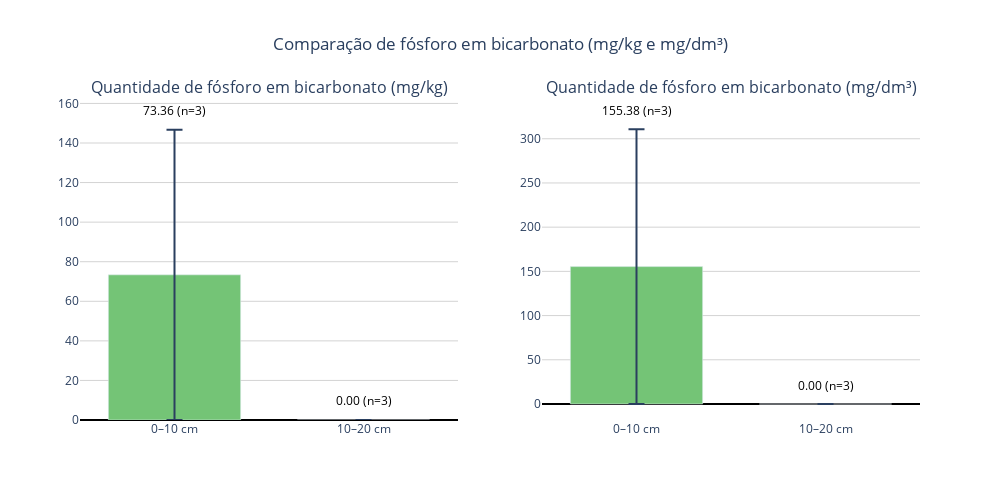

Source (notebook cell):
### Code cell
import numpy as np
import plotly.graph_objects as go
from plotly.subplots import make_subplots

# Função para limpar valores negativos (não mensuráveis)
def limpar(valores):
    arr = np.array(valores, dtype=float)
    arr[arr <= 0] = 0
    return arr

# --- Dados mg/kg ---
pi_0_10_mgkg = limpar([R1_0_10_bicarbonato, R2_0_10_bicarbonato, P2_0_10_bicarbonato])
pi_10_20_mgkg = limpar([R1_10_20_bicarbonato, R2_10_20_bicarbonato, P2_10_20_bicarbonato])

# --- Dados mg/dm³ ---
pi_0_10_mgdm3 = limpar([p_R1010, p_R2010, p_P2010])

pi_10_20_mgdm3 = limpar([p_R11020, p_R21020, p_P21020])

# --- Estatísticas ---
def calcular_estatisticas(dados):
    mean = np.nanmean(dados)
    std = np.nanstd(dados, ddof=1)
    n = np.sum(~np.isnan(dados))
    sem = std / np.sqrt(n) if n > 0 else np.nan
    return mean, sem, n

means_mgkg, sems_mgkg, ns_mgkg = zip(*[calcular_estatisticas(pi_0_10_mgkg),
                                       calcular_estatisticas(pi_10_20_mgkg)])
means_mgdm3, sems_mgdm3, ns_mgdm3 = zip(*[calcular_estatisticas(pi_0_10_mgdm3),
                                          calcular_estatisticas(pi_10_20_mgdm3)])

# Labels e cores
labels = ['0–10 cm', '10–20 cm']
colors = ['#74c476', '#a1d99b']

# --- Criar subplots lado a lado ---
fig = make_subplots(rows=1, cols=2, subplot_titles=[
    'Quantidade de fósforo em bicarbonato (mg/kg)',
    'Quantidade de fósforo em bicarbonato (mg/dm³)'
])

# --- Função auxiliar para adicionar texto acima da barra + erro ---
def criar_textos(means, sems, ns):
    textos = []
    y_pos = []
    max_val = max([m + s for m, s in zip(means, sems) if not np.isnan(m)])
    for m, s, n in zip(means, sems, ns):
        if np.isnan(m):
            textos.append('Não mensurável')
            y_pos.append(0.05 * max_val)
        else:
            textos.append(f'{m:.2f}\n(n={n})')
            y_pos.append(m + s + 0.03*max_val)  # deslocamento acima da barra + erro
    return textos, y_pos

texts_mgkg, y_mgkg = criar_textos(means_mgkg, sems_mgkg, ns_mgkg)
texts_mgdm3, y_mgdm3 = criar_textos(means_mgdm3, sems_mgdm3, ns_mgdm3)

# --- Gráfico mg/kg ---
fig.add_trace(go.Bar(
    x=labels,
    y=means_mgkg,
    error_y=dict(type='data', array=sems_mgkg, visible=True, thickness=2, width=8),
    marker_color=colors,
    text=texts_mgkg,
    textposition='none',
), row=1, col=1)

# --- Adiciona anotações acima da barra + erro (mg/kg) ---
for xi, yi, txt in zip(labels, y_mgkg, texts_mgkg):
    fig.add_annotation(
        x=xi,
        y=yi,
        text=txt,
        showarrow=False,
        font=dict(size=12, color='black'),
        xanchor='center',
        yanchor='bottom',
        row=1, col=1
    )

# --- Gráfico mg/dm³ ---
fig.add_trace(go.Bar(
    x=labels,
    y=means_mgdm3,
    error_y=dict(type='data', array=sems_mgdm3, visible=True, thickness=2, width=8),
    marker_color=colors,
    text=texts_mgdm3,
    textposition='none',
), row=1, col=2)

# --- Adiciona anotações acima da barra + erro (mg/dm³) ---
for xi, yi, txt in zip(labels, y_mgdm3, texts_mgdm3):
    fig.add_annotation(
        x=xi,
        y=yi,
        text=txt,
        showarrow=False,
        font=dict(size=12, color='black'),
        xanchor='center',
        yanchor='bottom',
        row=1, col=2
    )

# --- Layout ---
fig.update_layout(
    height=500,
    width=1000,
    showlegend=False,
    title_text="Comparação de fósforo em bicarbonato (mg/kg e mg/dm³)",
    title_x=0.5,
    bargap=0.3,
    plot_bgcolor='white',
    font=dict(size=12)
)

# Linhas de referência no zero
fig.update_yaxes(showgrid=True, gridcolor='lightgray', zeroline=True, zerolinecolor='black')

fig.show()

### Figure 1 — Plotly figure (JSON) as saved in the notebook; plotly's stock layout.template omitted (floating-point values rounded to 4 significant figures)
{"data": [{"error_y": {"array": [73.36, 0], "thickness": 2, "type": "data", "visible": true, "width": 8}, "marker": {"color": ["#74c476", "#a1d99b"]}, "text": ["73.36\n(n=3)", "0.00\n(n=3)"], "textposition": "none", "type": "bar", "x": ["0–10 cm", "10–20 cm"], "xaxis": "x", "y": [73.36, 0], "yaxis": "y"}, {"error_y": {"array": [155.4, 0], "thickness": 2, "type": "data", "visible": true, "width": 8}, "marker": {"color": ["#74c476", "#a1d99b"]}, "text": ["155.38\n(n=3)", "0.00\n(n=3)"], "textposition": "none", "type": "bar", "x": ["0–10 cm", "10–20 cm"], "xaxis": "x2", "y": [155.4, 0], "yaxis": "y2"}], "layout": {"annotations": [{"font": {"size": 16}, "showarrow": false, "text": "Quantidade de fósforo em bicarbonato (mg/kg)", "x": 0.225, "xanchor": "center", "xref": "paper", "y": 1, "yanchor": "bottom", "yref": "paper"}, {"font": {"size": 16}, "showarrow": false, "text": "Quantidade de fósforo em bicarbonato (mg/dm³)", "x": 0.775, "xanchor": "center", "xref": "paper", "y": 1, "yanchor": "bottom", "yref": "paper"}, {"font": {"color": "black", "size": 12}, "showarrow": false, "text": "73.36\n(n=3)", "x": "0–10 cm", "xanchor": "center", "xref": "x", "y": 151.1, "yanchor": "bottom", "yref": "y"}, {"font": {"color": "black", "size": 12}, "showarrow": false, "text": "0.00\n(n=3)", "x": "10–20 cm", "xanchor": "center", "xref": "x", "y": 4.402, "yanchor": "bottom", "yref": "y"}, {"font": {"color": "black", "size": 12}, "showarrow": false, "text": "155.38\n(n=3)", "x": "0–10 cm", "xanchor": "center", "xref": "x2", "y": 320.1, "yanchor": "bottom", "yref": "y2"}, {"font": {"color": "black", "size": 12}, "showarrow": false, "text": "0.00\n(n=3)", "x": "10–20 cm", "xanchor": "center", "xref": "x2", "y": 9.323, "yanchor": "bottom", "yref": "y2"}], "bargap": 0.3, "font": {"size": 12}, "height": 500, "plot_bgcolor": "white", "showlegend": false, "title": {"text": "Comparação de fósforo em bicarbonato (mg/kg e mg/dm³)", "x": 0.5}, "width": 1000, "xaxis": {"anchor": "y", "domain": [0, 0.45]}, "xaxis2": {"anchor": "y2", "domain": [0.55, 1]}, "yaxis": {"anchor": "x", "domain": [0, 1], "gridcolor": "lightgray", "showgrid": true, "zeroline": true, "zerolinecolor": "black"}, "yaxis2": {"anchor": "x2", "domain": [0, 1], "gridcolor": "lightgray", "showgrid": true, "zeroline": true, "zerolinecolor": "black"}}}
